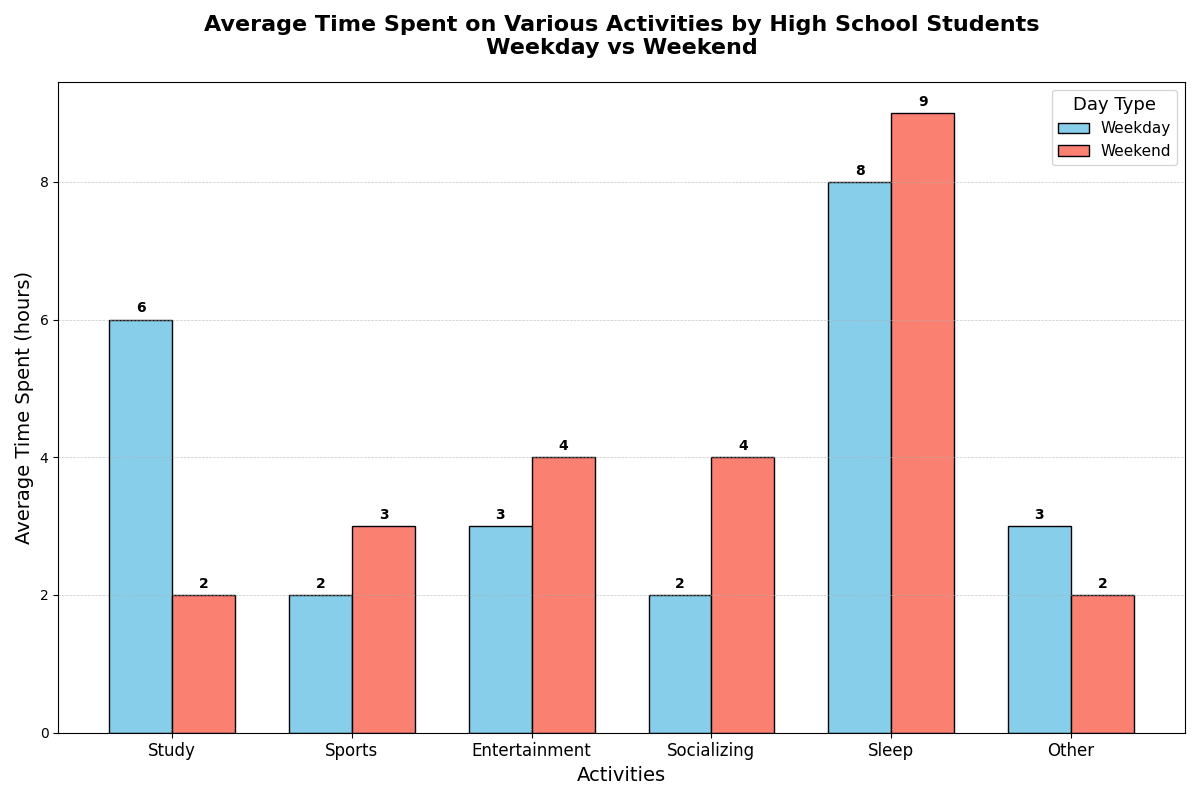

Generate this figure with Python:
import matplotlib.pyplot as plt
import numpy as np

# Backstory: A comparison of average time spent on various activities in a typical weekday and weekend for high school students

# Define categories of activities
activities = ['Study', 'Sports', 'Entertainment', 'Socializing', 'Sleep', 'Other']

# Data for average time spent (in hours) on each activity
weekday_hours = [6, 2, 3, 2, 8, 3]
weekend_hours = [2, 3, 4, 4, 9, 2]

# Create an array for the position of each activity
x_positions = np.arange(len(activities))

# Width of each bar
bar_width = 0.35

# Plotting the data
fig, ax = plt.subplots(figsize=(12, 8))

# Plot the weekday hours
rects1 = ax.bar(x_positions - bar_width/2, weekday_hours, width=bar_width, label='Weekday', color='skyblue', edgecolor='black')

# Plot the weekend hours
rects2 = ax.bar(x_positions + bar_width/2, weekend_hours, width=bar_width, label='Weekend', color='salmon', edgecolor='black')

# Set the title and labels
ax.set_title('Average Time Spent on Various Activities by High School Students\nWeekday vs Weekend', fontsize=16, fontweight='bold', pad=20)
ax.set_xlabel('Activities', fontsize=14)
ax.set_ylabel('Average Time Spent (hours)', fontsize=14)

# Set the x-ticks and x-tick labels
ax.set_xticks(x_positions)
ax.set_xticklabels(activities, fontsize=12)

# Add a legend
ax.legend(title='Day Type', title_fontsize='13', fontsize=11, loc='upper right')

# Adding grid lines for better readability
ax.yaxis.grid(True, linestyle='--', linewidth=0.5, alpha=0.7)

# Adding the average time spent as text on bars
def add_labels(rects):
    for rect in rects:
        height = rect.get_height()
        ax.annotate(f'{height}',
                    xy=(rect.get_x() + rect.get_width() / 2, height),
                    xytext=(0, 3),  # 3 points vertical offset
                    textcoords="offset points",
                    ha='center', va='bottom', fontsize=10, fontweight='bold')

# Call the function to add text labels
add_labels(rects1)
add_labels(rects2)

# Automatically adjust layout
plt.tight_layout()

# Display the plot
plt.show()
